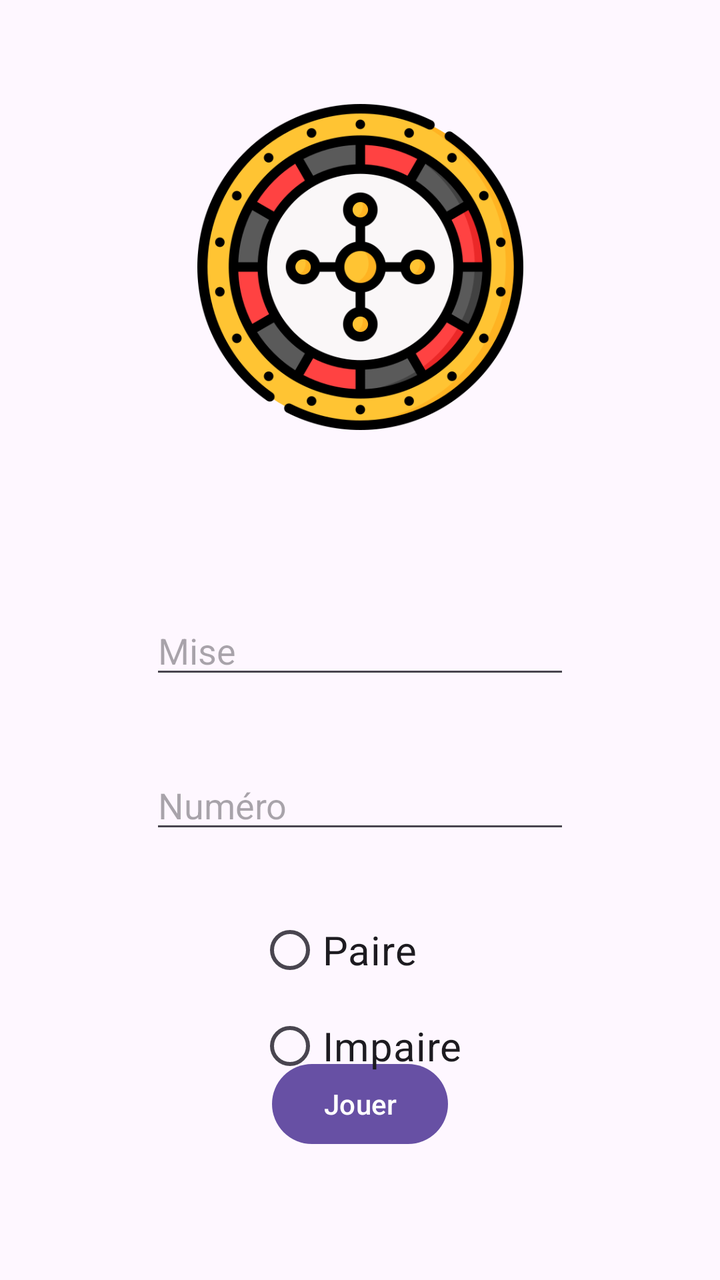
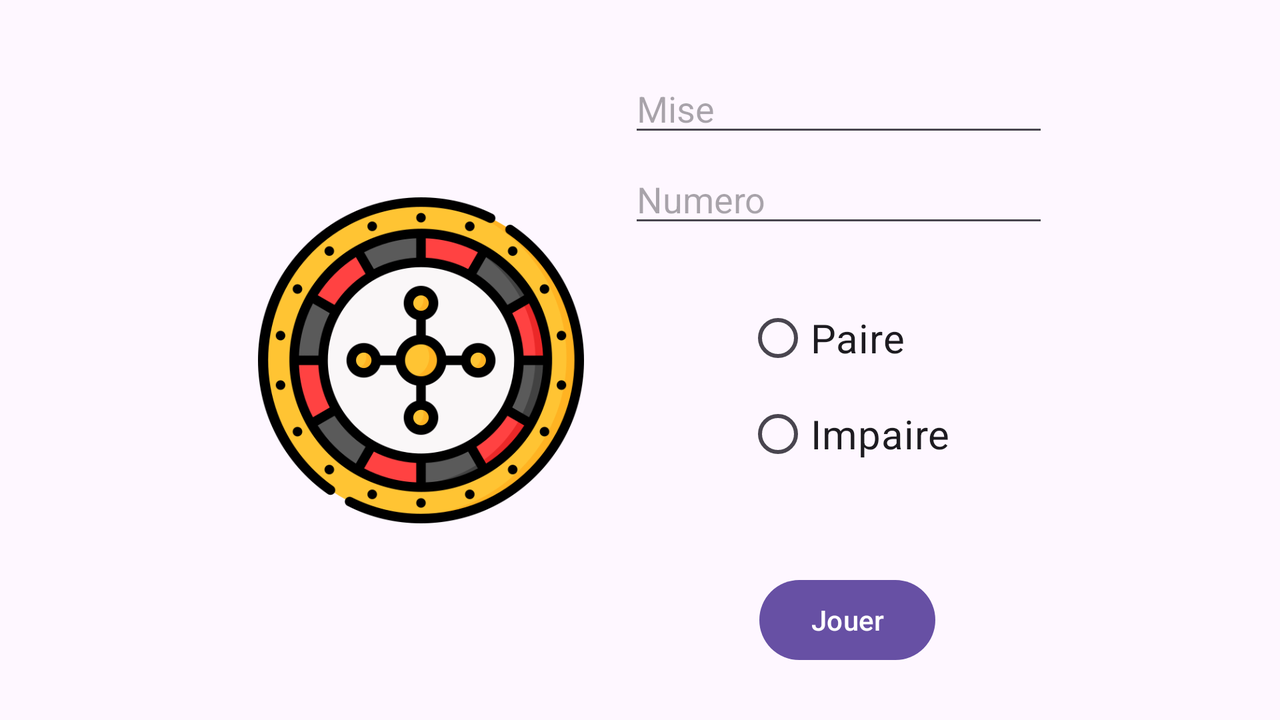

Compare how this app lays out the same screen by default and in its alternative resource folder. The renders come first, then the two layout files and the values they reference.
<!-- AndroidManifest.xml: activity theme Theme._420_14D_TP1_FreDig -->
<!-- res/layout/activity_roulette.xml -->
<?xml version="1.0" encoding="utf-8"?>
<androidx.constraintlayout.widget.ConstraintLayout xmlns:android="http://schemas.android.com/apk/res/android"
    xmlns:app="http://schemas.android.com/apk/res-auto"
    xmlns:tools="http://schemas.android.com/tools"
    android:layout_width="match_parent"
    android:layout_height="match_parent">

    <ImageView
        android:id="@+id/imageView5"
        android:layout_width="165dp"
        android:layout_height="163dp"
        android:layout_marginTop="52dp"
        app:layout_constraintEnd_toEndOf="parent"
        app:layout_constraintStart_toStartOf="parent"
        app:layout_constraintTop_toTopOf="parent"
        app:srcCompat="@drawable/roulette" />

    <EditText
        android:id="@+id/editTextNumberSigned2"
        android:layout_width="wrap_content"
        android:layout_height="wrap_content"
        android:layout_marginTop="88dp"
        android:ems="10"
        android:inputType="numberSigned"
        android:hint="Mise"
        app:layout_constraintEnd_toEndOf="parent"
        app:layout_constraintStart_toStartOf="parent"
        app:layout_constraintTop_toBottomOf="@+id/imageView5" />

    <EditText
        android:id="@+id/editTextNumberSigned3"
        android:layout_width="wrap_content"
        android:layout_height="wrap_content"
        android:layout_marginTop="36dp"
        android:ems="10"
        android:inputType="numberSigned"
        android:hint="Numéro"
        app:layout_constraintEnd_toEndOf="parent"
        app:layout_constraintStart_toStartOf="parent"
        app:layout_constraintTop_toBottomOf="@+id/editTextNumberSigned2" />



    <Button
        android:id="@+id/btnJouerRoulette"
        android:layout_width="wrap_content"
        android:layout_height="wrap_content"
        android:layout_marginBottom="64dp"
        android:text="@string/jouer"
        app:layout_constraintBottom_toBottomOf="parent"
        app:layout_constraintEnd_toEndOf="parent"
        app:layout_constraintStart_toStartOf="parent" />

    <RadioGroup
        android:layout_width="wrap_content"
        android:layout_height="wrap_content"
        app:layout_constraintBottom_toTopOf="@+id/btnJouerRoulette"
        app:layout_constraintEnd_toEndOf="parent"
        app:layout_constraintStart_toStartOf="parent"
        app:layout_constraintTop_toBottomOf="@+id/editTextNumberSigned3">

        <RadioButton
            android:id="@+id/radioButton2"
            android:layout_width="wrap_content"
            android:layout_height="wrap_content"
            android:layout_marginTop="48dp"
            android:text="@string/paire"
            android:textSize="20sp"
            app:layout_constraintEnd_toEndOf="parent"
            app:layout_constraintStart_toStartOf="parent"
            app:layout_constraintTop_toBottomOf="@+id/editTextNumberSigned3" />

        <RadioButton
            android:id="@+id/radioButton3"
            android:layout_width="wrap_content"
            android:layout_height="wrap_content"
            android:text="@string/impaire"
            android:textSize="20sp"
            app:layout_constraintBottom_toTopOf="@+id/button4"
            app:layout_constraintEnd_toEndOf="parent"
            app:layout_constraintHorizontal_bias="0.498"
            app:layout_constraintStart_toStartOf="parent"
            app:layout_constraintTop_toBottomOf="@+id/radioButton2"
            app:layout_constraintVertical_bias="0.239" />
    </RadioGroup>


</androidx.constraintlayout.widget.ConstraintLayout>
<!-- resources referenced by this layout -->
<resources>
  <!-- drawable roulette: png bitmap (drawable, 78748 bytes) -->
  <string name="impaire">Impaire</string>
  <string name="jouer">Jouer</string>
  <string name="paire">Paire</string>
  <!-- from res/values-v23/ -->
  <style name="Theme._420_14D_TP1_FreDig" parent="Base.Theme._420_14D_TP1_FreDig">
      
      <item name="android:navigationBarColor">@android:color/transparent</item>
      <item name="android:statusBarColor">@android:color/transparent</item>
      <item name="android:windowLightStatusBar">?attr/isLightTheme</item>
    </style>
  <style name="Base.Theme._420_14D_TP1_FreDig" parent="Theme.Material3.DayNight">
          
          
      </style>
</resources>
<!-- res/layout-land/activity_roulette.xml (the repository's variant of the layout above) -->
<!-- drawn on the phone turned sideways -->
<?xml version="1.0" encoding="utf-8"?>
<androidx.constraintlayout.widget.ConstraintLayout xmlns:android="http://schemas.android.com/apk/res/android"
    xmlns:app="http://schemas.android.com/apk/res-auto"
    xmlns:tools="http://schemas.android.com/tools"
    android:layout_width="match_parent"
    android:layout_height="match_parent">

    <ImageView
        android:id="@+id/imageView5"
        android:layout_width="165dp"
        android:layout_height="163dp"
        android:layout_marginStart="120dp"
        app:layout_constraintBottom_toBottomOf="parent"
        app:layout_constraintEnd_toStartOf="@+id/radioGroup"
        app:layout_constraintHorizontal_bias="0.092"
        app:layout_constraintStart_toStartOf="parent"
        app:layout_constraintTop_toTopOf="parent"
        app:srcCompat="@drawable/roulette" />

    <EditText
        android:id="@+id/edTxtMise"
        android:layout_width="wrap_content"
        android:layout_height="wrap_content"
        android:layout_marginTop="32dp"
        android:ems="10"
        android:hint="@string/mise"
        android:inputType="numberSigned"
        app:layout_constraintEnd_toEndOf="parent"
        app:layout_constraintHorizontal_bias="0.731"
        app:layout_constraintStart_toStartOf="parent"
        app:layout_constraintTop_toTopOf="parent" />

    <EditText
        android:id="@+id/edTxtNumero"
        android:layout_width="wrap_content"
        android:layout_height="wrap_content"
        android:layout_marginTop="4dp"
        android:ems="10"
        android:hint="@string/numero"
        android:inputType="numberSigned"
        app:layout_constraintEnd_toEndOf="parent"
        app:layout_constraintHorizontal_bias="0.731"
        app:layout_constraintStart_toStartOf="parent"
        app:layout_constraintTop_toBottomOf="@+id/edTxtMise" />


    <Button
        android:id="@+id/btnJouerRoulette"
        android:layout_width="wrap_content"
        android:layout_height="wrap_content"
        android:layout_marginTop="45dp"
        android:layout_marginBottom="48dp"
        android:text="@string/jouer"
        app:layout_constraintBottom_toBottomOf="parent"
        app:layout_constraintEnd_toEndOf="parent"
        app:layout_constraintHorizontal_bias="0.688"
        app:layout_constraintStart_toStartOf="parent"
        app:layout_constraintTop_toBottomOf="@+id/radioGroup" />

    <RadioGroup
        android:id="@+id/radioGroup"
        android:layout_width="wrap_content"
        android:layout_height="wrap_content"
        app:layout_constraintBottom_toTopOf="@+id/btnJouerRoulette"
        app:layout_constraintEnd_toEndOf="parent"
        app:layout_constraintHorizontal_bias="0.693"
        app:layout_constraintStart_toStartOf="parent"
        app:layout_constraintTop_toBottomOf="@+id/edTxtNumero"
        app:layout_constraintVertical_bias="0.0">

        <RadioButton
            android:id="@+id/radioPaire"
            android:layout_width="wrap_content"
            android:layout_height="wrap_content"
            android:layout_marginTop="48dp"
            android:text="@string/paire"
            android:textSize="20sp"
            app:layout_constraintEnd_toEndOf="parent"
            app:layout_constraintStart_toStartOf="parent"
            app:layout_constraintTop_toBottomOf="@+id/edTxtNumero" />

        <RadioButton
            android:id="@+id/radioImpaire"
            android:layout_width="wrap_content"
            android:layout_height="wrap_content"
            android:text="@string/impaire"
            android:textSize="20sp"
            app:layout_constraintBottom_toTopOf="@+id/button4"
            app:layout_constraintEnd_toEndOf="parent"
            app:layout_constraintHorizontal_bias="0.498"
            app:layout_constraintStart_toStartOf="parent"
            app:layout_constraintTop_toBottomOf="@+id/radioButton2"
            app:layout_constraintVertical_bias="0.239" />
    </RadioGroup>


</androidx.constraintlayout.widget.ConstraintLayout>
<!-- resources referenced by the variant -->
<!-- as the phone turned sideways resolves them -->
<resources>
  <!-- drawable roulette: png bitmap (drawable, 78748 bytes) -->
  <string name="impaire">Impaire</string>
  <string name="jouer">Jouer</string>
  <string name="mise">Mise</string>
  <string name="numero">Numero</string>
  <string name="paire">Paire</string>
  <!-- from res/values-v23/ -->
  <style name="Theme._420_14D_TP1_FreDig" parent="Base.Theme._420_14D_TP1_FreDig">
      
      <item name="android:navigationBarColor">@android:color/transparent</item>
      <item name="android:statusBarColor">@android:color/transparent</item>
      <item name="android:windowLightStatusBar">?attr/isLightTheme</item>
    </style>
  <style name="Base.Theme._420_14D_TP1_FreDig" parent="Theme.Material3.DayNight">
          
          
      </style>
</resources>
